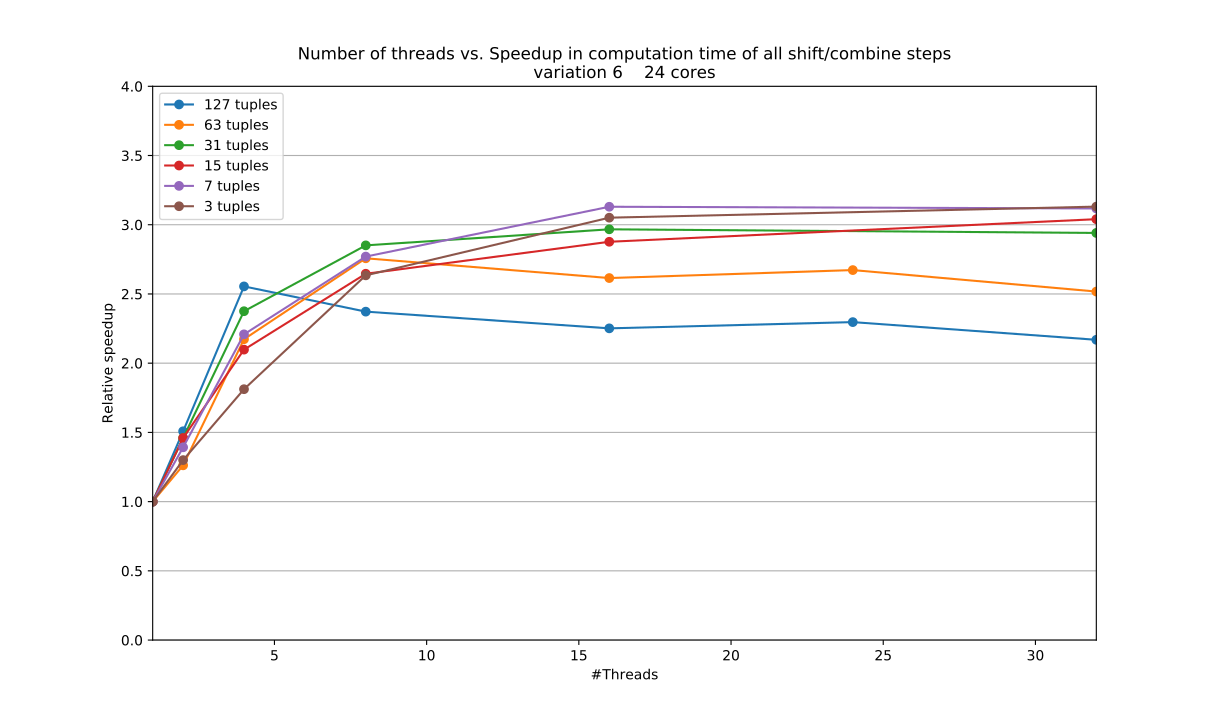

This chart was generated by the following Python code:
import numpy as np
import matplotlib.pyplot as plt


stats = np.loadtxt('comparison6b.csv', delimiter=',', skiprows=1)

stats1 = stats[stats[:,0]==3]
stats2 = stats[stats[:,0]==7]
stats3 = stats[stats[:,0]==15]
stats4 = stats[stats[:,0]==31]
stats5 = stats[stats[:,0]==63]
stats6 = stats[stats[:,0]==127]

# Base tuples!!

f, (ax1) = plt.subplots(1, 1, sharey=True)
ax1.plot(stats6[:,1],stats6[0,2]/stats6[:,2],marker='o')
ax1.plot(stats5[:,1],stats5[0,2]/stats5[:,2],marker='o')
ax1.plot(stats4[:,1],stats4[0,2]/stats4[:,2],marker='o')
ax1.plot(stats3[:,1],stats3[0,2]/stats3[:,2],marker='o')
ax1.plot(stats2[:,1],stats2[0,2]/stats2[:,2],marker='o')
ax1.plot(stats1[:,1],stats1[0,2]/stats1[:,2],marker='o')
ax1.set_title('Number of threads vs. Speedup in computation time of all shift/combine steps\nvariation 6    24 cores')
ax1.axis([1,32,0,4])
ax1.set_xlabel('#Threads')
ax1.set_ylabel('Relative speedup')
ax1.grid(True, 'major', 'y')
ax1.legend(('127 tuples','63 tuples','31 tuples','15 tuples','7 tuples','3 tuples'))
plt.show()
#plt.savefig('comparison6b.pdf')
